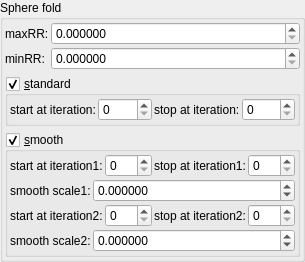
    <widget class="QGroupBox" name="groupBox_2">
     <property name="title">
      <string>Sphere fold</string>
     </property>
     <layout class="QVBoxLayout" name="verticalLayout_6">
      <property name="leftMargin">
       <number>2</number>
      </property>
      <property name="topMargin">
       <number>2</number>
      </property>
      <property name="rightMargin">
       <number>2</number>
      </property>
      <property name="bottomMargin">
       <number>2</number>
      </property>
      <item>
       <layout class="QGridLayout" name="gridLayout_36" columnstretch="0,1">
        <property name="spacing">
         <number>2</number>
        </property>
        <item row="0" column="1">
         <widget class="MyDoubleSpinBox" name="spinbox_transf_maxR2_1">
          <property name="sizePolicy">
           <sizepolicy hsizetype="Minimum" vsizetype="Maximum">
            <horstretch>0</horstretch>
            <verstretch>0</verstretch>
           </sizepolicy>
          </property>
          <property name="prefix">
           <string/>
          </property>
          <property name="suffix">
           <string/>
          </property>
          <property name="decimals">
           <number>6</number>
          </property>
          <property name="minimum">
           <double>0.000000000000000</double>
          </property>
          <property name="maximum">
           <double>99.989999999999995</double>
          </property>
          <property name="singleStep">
           <double>0.100000000000000</double>
          </property>
         </widget>
        </item>
        <item row="1" column="1">
         <widget class="MyDoubleSpinBox" name="spinbox_transf_minR2_p25">
          <property name="sizePolicy">
           <sizepolicy hsizetype="Minimum" vsizetype="Maximum">
            <horstretch>0</horstretch>
            <verstretch>0</verstretch>
           </sizepolicy>
          </property>
          <property name="prefix">
           <string/>
          </property>
          <property name="suffix">
           <string/>
          </property>
          <property name="decimals">
           <number>6</number>
          </property>
          <property name="minimum">
           <double>0.000000000000000</double>
          </property>
          <property name="maximum">
           <double>99.989999999999995</double>
          </property>
          <property name="singleStep">
           <double>0.100000000000000</double>
          </property>
         </widget>
        </item>
        <item row="1" column="0">
         <widget class="QLabel" name="label_32">
          <property name="text">
           <string>minRR:</string>
          </property>
         </widget>
        </item>
        <item row="0" column="0">
         <widget class="QLabel" name="label_25">
          <property name="text">
           <string>maxRR:</string>
          </property>
         </widget>
        </item>
       </layout>
      </item>
      <item>
       <widget class="MyGroupBox" name="groupCheck_transf_function_enabledCx_false">
        <property name="toolTip">
         <string>&lt;html&gt;&lt;head/&gt;&lt;body&gt;&lt;p&gt;Cpixel is CVector3 c = ( c.x, c.y, c.z). It is each original point (pixel) in 3D space where the iteration starts from, ( c = original z for each point .) It is commonly found in formula structures z = f(z) + c.&lt;/p&gt;&lt;p&gt;The Cpixel multiplier effectively scales this point &amp;quot;c&amp;quot;.&lt;/p&gt;&lt;p&gt;This transform allows the swapping of the order of the &amp;quot;CVector3 c&amp;quot; components before being multiplied by &amp;quot;CVector3 z&amp;quot; components.&lt;/p&gt;&lt;/body&gt;&lt;/html&gt;</string>
        </property>
        <property name="title">
         <string>&amp;standard</string>
        </property>
        <property name="checkable">
         <bool>true</bool>
        </property>
        <layout class="QVBoxLayout" name="verticalLayout_51">
         <property name="spacing">
          <number>2</number>
         </property>
         <property name="leftMargin">
          <number>2</number>
         </property>
         <property name="topMargin">
          <number>2</number>
         </property>
         <property name="rightMargin">
          <number>2</number>
         </property>
         <property name="bottomMargin">
          <number>2</number>
         </property>
         <item>
          <layout class="QGridLayout" name="gridLayout_78">
           <property name="spacing">
            <number>2</number>
           </property>
           <item row="3" column="0">
            <widget class="QLabel" name="label_70">
             <property name="text">
              <string>start at iteration:</string>
             </property>
            </widget>
           </item>
           <item row="3" column="1">
            <widget class="MySpinBox" name="spinboxInt_transf_start_iterations_S">
             <property name="sizePolicy">
              <sizepolicy hsizetype="Minimum" vsizetype="Maximum">
               <horstretch>0</horstretch>
               <verstretch>0</verstretch>
              </sizepolicy>
             </property>
             <property name="minimum">
              <number>0</number>
             </property>
             <property name="maximum">
              <number>999</number>
             </property>
             <property name="value">
              <number>0</number>
             </property>
            </widget>
           </item>
           <item row="3" column="2">
            <widget class="QLabel" name="label_50">
             <property name="text">
              <string>stop at iteration:</string>
             </property>
            </widget>
           </item>
           <item row="3" column="3">
            <widget class="MySpinBox" name="spinboxInt_transf_stop_iterations_S">
             <property name="sizePolicy">
              <sizepolicy hsizetype="Preferred" vsizetype="Maximum">
               <horstretch>0</horstretch>
               <verstretch>0</verstretch>
              </sizepolicy>
             </property>
             <property name="maximum">
              <number>999</number>
             </property>
            </widget>
           </item>
          </layout>
         </item>
        </layout>
       </widget>
      </item>
      <item>
       <widget class="MyGroupBox" name="groupCheck_transf_function_enabledCy">
        <property name="toolTip">
         <string>&lt;html&gt;&lt;head/&gt;&lt;body&gt;&lt;p&gt;Cpixel is CVector3 c = ( c.x, c.y, c.z). It is each original point (pixel) in 3D space where the iteration starts from, ( c = original z for each point .) It is commonly found in formula structures z = f(z) + c.&lt;/p&gt;&lt;p&gt;The Cpixel multiplier effectively scales this point &amp;quot;c&amp;quot;.&lt;/p&gt;&lt;p&gt;This transform allows the swapping of the order of the &amp;quot;CVector3 c&amp;quot; components before being multiplied by &amp;quot;CVector3 z&amp;quot; components.&lt;/p&gt;&lt;/body&gt;&lt;/html&gt;</string>
        </property>
        <property name="title">
         <string>&amp;smooth</string>
        </property>
        <property name="checkable">
         <bool>true</bool>
        </property>
        <layout class="QVBoxLayout" name="verticalLayout_52">
         <property name="spacing">
          <number>2</number>
         </property>
         <property name="leftMargin">
          <number>2</number>
         </property>
         <property name="topMargin">
          <number>2</number>
         </property>
         <property name="rightMargin">
          <number>2</number>
         </property>
         <property name="bottomMargin">
          <number>2</number>
         </property>
         <item>
          <layout class="QGridLayout" name="gridLayout_80">
           <property name="spacing">
            <number>2</number>
           </property>
           <item row="3" column="0">
            <widget class="QLabel" name="label_72">
             <property name="text">
              <string>start at iteration1:</string>
             </property>
            </widget>
           </item>
           <item row="3" column="1">
            <widget class="MySpinBox" name="spinboxInt_transf_start_iterations_X">
             <property name="sizePolicy">
              <sizepolicy hsizetype="Minimum" vsizetype="Maximum">
               <horstretch>0</horstretch>
               <verstretch>0</verstretch>
              </sizepolicy>
             </property>
             <property name="minimum">
              <number>0</number>
             </property>
             <property name="maximum">
              <number>999</number>
             </property>
             <property name="value">
              <number>0</number>
             </property>
            </widget>
           </item>
           <item row="3" column="2">
            <widget class="QLabel" name="label_52">
             <property name="text">
              <string>stop at iteration1:</string>
             </property>
            </widget>
           </item>
           <item row="3" column="3">
            <widget class="MySpinBox" name="spinboxInt_transf_stop_iterations_X">
             <property name="sizePolicy">
              <sizepolicy hsizetype="Preferred" vsizetype="Maximum">
               <horstretch>0</horstretch>
               <verstretch>0</verstretch>
              </sizepolicy>
             </property>
             <property name="maximum">
              <number>999</number>
             </property>
            </widget>
           </item>
          </layout>
         </item>
         <item>
          <layout class="QGridLayout" name="gridLayout_37" columnstretch="0,1">
           <property name="spacing">
            <number>2</number>
           </property>
           <item row="0" column="0">
            <widget class="QLabel" name="label_26">
             <property name="text">
              <string>smooth scale1:</string>
             </property>
            </widget>
           </item>
           <item row="0" column="1">
            <widget class="MyDoubleSpinBox" name="spinbox_transf_scaleA_3">
             <property name="sizePolicy">
              <sizepolicy hsizetype="Minimum" vsizetype="Maximum">
               <horstretch>0</horstretch>
               <verstretch>0</verstretch>
              </sizepolicy>
             </property>
             <property name="prefix">
              <string/>
             </property>
             <property name="suffix">
              <string/>
             </property>
             <property name="decimals">
              <number>6</number>
             </property>
             <property name="minimum">
              <double>-99.989999999999995</double>
             </property>
             <property name="maximum">
              <double>99.989999999999995</double>
             </property>
             <property name="singleStep">
              <double>0.100000000000000</double>
             </property>
            </widget>
           </item>
          </layout>
         </item>
         <item>
          <layout class="QGridLayout" name="gridLayout_86">
           <property name="spacing">
            <number>2</number>
           </property>
           <item row="3" column="0">
            <widget class="QLabel" name="label_87">
             <property name="text">
              <string>start at iteration2:</string>
             </property>
            </widget>
           </item>
           <item row="3" column="1">
            <widget class="MySpinBox" name="spinboxInt_transf_start_iterations_Y">
             <property name="sizePolicy">
              <sizepolicy hsizetype="Minimum" vsizetype="Maximum">
               <horstretch>0</horstretch>
               <verstretch>0</verstretch>
              </sizepolicy>
             </property>
             <property name="minimum">
              <number>0</number>
             </property>
             <property name="maximum">
              <number>999</number>
             </property>
             <property name="value">
              <number>0</number>
             </property>
            </widget>
           </item>
           <item row="3" column="2">
            <widget class="QLabel" name="label_60">
             <property name="text">
              <string>stop at iteration2:</string>
             </property>
            </widget>
           </item>
           <item row="3" column="3">
            <widget class="MySpinBox" name="spinboxInt_transf_stop_iterations_Y">
             <property name="sizePolicy">
              <sizepolicy hsizetype="Preferred" vsizetype="Maximum">
               <horstretch>0</horstretch>
               <verstretch>0</verstretch>
              </sizepolicy>
             </property>
             <property name="maximum">
              <number>999</number>
             </property>
            </widget>
           </item>
          </layout>
         </item>
         <item>
          <layout class="QGridLayout" name="gridLayout_12" columnstretch="0,1">
           <item row="3" column="0">
            <widget class="QLabel" name="label_33">
             <property name="text">
              <string>smooth scale2:</string>
             </property>
            </widget>
           </item>
           <item row="3" column="1">
            <widget class="MyDoubleSpinBox" name="spinbox_transf_scaleB_3">
             <property name="sizePolicy">
              <sizepolicy hsizetype="Minimum" vsizetype="Maximum">
               <horstretch>0</horstretch>
               <verstretch>0</verstretch>
              </sizepolicy>
             </property>
             <property name="prefix">
              <string/>
             </property>
             <property name="suffix">
              <string/>
             </property>
             <property name="decimals">
              <number>6</number>
             </property>
             <property name="minimum">
              <double>-99.989999999999995</double>
             </property>
             <property name="maximum">
              <double>99.989999999999995</double>
             </property>
             <property name="singleStep">
              <double>0.100000000000000</double>
             </property>
            </widget>
           </item>
          </layout>
         </item>
        </layout>
       </widget>
      </item>
     </layout>
    </widget>
